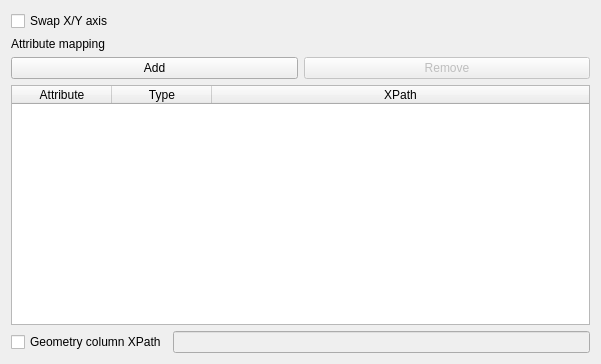
<?xml version="1.0" encoding="UTF-8"?>
<ui version="4.0">
 <class>Form</class>
 <widget class="QWizardPage" name="Form">
  <property name="geometry">
   <rect>
    <x>0</x>
    <y>0</y>
    <width>601</width>
    <height>364</height>
   </rect>
  </property>
  <property name="windowTitle">
   <string>Form</string>
  </property>
  <property name="title">
   <string>&amp;XML options</string>
  </property>
  <layout class="QVBoxLayout" name="verticalLayout">
   <item>
    <widget class="QCheckBox" name="swapXYCheck">
     <property name="text">
      <string>Swap X/Y axis</string>
     </property>
    </widget>
   </item>
   <item>
    <widget class="QLabel" name="label">
     <property name="text">
      <string>Attribute mapping</string>
     </property>
    </widget>
   </item>
   <item>
    <layout class="QHBoxLayout" name="horizontalLayout_3">
     <item>
      <widget class="QPushButton" name="addMappingBtn">
       <property name="text">
        <string>Add</string>
       </property>
      </widget>
     </item>
     <item>
      <widget class="QPushButton" name="removeMappingBtn">
       <property name="enabled">
        <bool>false</bool>
       </property>
       <property name="text">
        <string>Remove</string>
       </property>
      </widget>
     </item>
    </layout>
   </item>
   <item>
    <widget class="QTableWidget" name="attributeTable">
     <property name="selectionBehavior">
      <enum>QAbstractItemView::SelectRows</enum>
     </property>
     <attribute name="horizontalHeaderStretchLastSection">
      <bool>true</bool>
     </attribute>
     <column>
      <property name="text">
       <string>Attribute</string>
      </property>
     </column>
     <column>
      <property name="text">
       <string>Type</string>
      </property>
     </column>
     <column>
      <property name="text">
       <string>XPath</string>
      </property>
     </column>
    </widget>
   </item>
   <item>
    <layout class="QHBoxLayout" name="horizontalLayout">
     <item>
      <widget class="QCheckBox" name="geometryColumnCheck">
       <property name="text">
        <string>Geometry column XPath</string>
       </property>
      </widget>
     </item>
     <item>
      <widget class="QLineEdit" name="geometryColumnEdit">
       <property name="enabled">
        <bool>false</bool>
       </property>
      </widget>
     </item>
    </layout>
   </item>
  </layout>
 </widget>
 <resources/>
 <connections/>
</ui>
